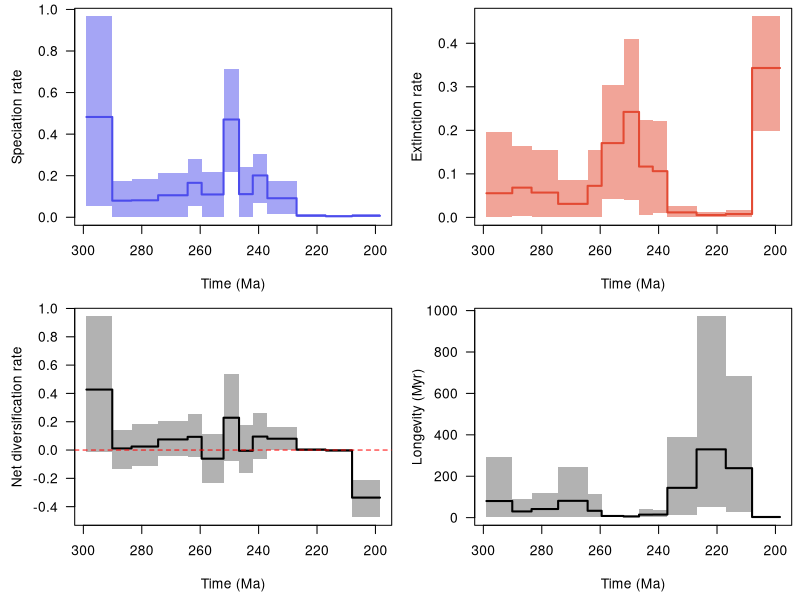

Recreate this plot in R.
pdf(file='C:/Users/SimoesLabAdmin/Documents/BDNN_Arielli/updated_occurrence_analyses/model_3/reptilia_terr/combined_10_RTT.pdf', width = 9, height = 6, useDingbats = FALSE)

layout(matrix(1:4, ncol = 2, nrow = 2, byrow = TRUE))
par(las = 1, mar = c(4.5, 4.5, 0.5, 0.5))
time_vec=c(298.9446716308594, 290.10001,290.1,283.50001,283.5,274.40000999999995,274.4,264.30001,264.3,259.50001,259.5,252.00001,252.0,246.70001,246.7,242.00001,242.0,237.00001,237.0,227.00001,227.0,217.00001,217.0,208.00001,208.0,198.45163536071777)
sp_mean=c(0.482595511330684, 0.482595511330684,0.07986836445663037,0.07986836445663037,0.08175990957294511,0.08175990957294511,0.1058701577915206,0.1058701577915206,0.1656594357787809,0.1656594357787809,0.10976040718030002,0.10976040718030002,0.47055730600286877,0.47055730600286877,0.11135050089580945,0.11135050089580945,0.2012457171492012,0.2012457171492012,0.09159761245986817,0.09159761245986817,0.0076764056623807595,0.0076764056623807595,0.0048784572669448465,0.0048784572669448465,0.007164077465193678,0.007164077465193678)
sp_lwr=c(0.05308398376117391, 0.05308398376117391,0.0006286678205033655,0.0006286678205033655,0.0007194023480688455,0.0007194023480688455,0.0007989224689239933,0.0007989224689239933,0.053520167193356775,0.053520167193356775,0.0027701189313299114,0.0027701189313299114,0.21604000890469474,0.21604000890469474,0.003633267504753085,0.003633267504753085,0.06985722378267203,0.06985722378267203,0.014289271403272909,0.014289271403272909,0.00035215163704514855,0.00035215163704514855,4.547588246083145e-05,4.547588246083145e-05,0.00010007663094367474,0.00010007663094367474)
sp_upr=c(0.9668219024841535, 0.9668219024841535,0.1726887041117354,0.1726887041117354,0.18592572464330248,0.18592572464330248,0.211106178610867,0.211106178610867,0.27817055301258625,0.27817055301258625,0.21701724432497577,0.21701724432497577,0.7111590382415265,0.7111590382415265,0.24354116871313905,0.24354116871313905,0.30468256034514823,0.30468256034514823,0.17518816953243269,0.17518816953243269,0.016936409578597107,0.016936409578597107,0.011385073316946675,0.011385073316946675,0.018119131019349033,0.018119131019349033)
ex_mean=c(0.05542009736554554, 0.05542009736554554,0.06836586938725996,0.06836586938725996,0.05698136988868606,0.05698136988868606,0.031019273932771076,0.031019273932771076,0.07247519483670171,0.07247519483670171,0.17065320816770949,0.17065320816770949,0.24234099543605508,0.24234099543605508,0.11669654832374363,0.11669654832374363,0.10615961746944337,0.10615961746944337,0.01145320870702222,0.01145320870702222,0.005338850995198697,0.005338850995198697,0.007622386522132142,0.007622386522132142,0.3431536854430869,0.3431536854430869)
ex_lwr=c(0.00028296192048245006, 0.00028296192048245006,0.0024502830260845817,0.0024502830260845817,0.000981516235305338,0.000981516235305338,0.0006558441704003563,0.0006558441704003563,0.0008607196528290643,0.0008607196528290643,0.04237573010495568,0.04237573010495568,0.0388107314313641,0.0388107314313641,0.0065269530614314,0.0065269530614314,0.010408868439771197,0.010408868439771197,0.0011446763606445959,0.0011446763606445959,0.0003643301564146924,0.0003643301564146924,0.00025698155711876246,0.00025698155711876246,0.1993843207434319,0.1993843207434319)
ex_upr=c(0.1962212418004974, 0.1962212418004974,0.1645648567675433,0.1645648567675433,0.1542574659578742,0.1542574659578742,0.08519722438867398,0.08519722438867398,0.1539518642021276,0.1539518642021276,0.3032455842972106,0.3032455842972106,0.4098225208218525,0.4098225208218525,0.2240915706216621,0.2240915706216621,0.22168431291776192,0.22168431291776192,0.0262094726191476,0.0262094726191476,0.01217143907264837,0.01217143907264837,0.017186308436752937,0.017186308436752937,0.46184921859102374,0.46184921859102374)
div_mean=c(0.4271754139651379, 0.4271754139651379,0.011502495069370273,0.011502495069370273,0.02477853968425917,0.02477853968425917,0.0748508838587497,0.0748508838587497,0.09318424094207933,0.09318424094207933,-0.06089280098740951,-0.06089280098740951,0.22821631056681288,0.22821631056681288,-0.005346047427934077,-0.005346047427934077,0.09508609967975803,0.09508609967975803,0.08014440375284597,0.08014440375284597,0.0023375546671820747,0.0023375546671820747,-0.002743929255187282,-0.002743929255187282,-0.33598960797789296,-0.33598960797789296)
div_lwr=c(-0.016598132192452514, -0.016598132192452514,-0.13504951684990918,-0.13504951684990918,-0.11527574915037832,-0.11527574915037832,-0.040417768016797403,-0.040417768016797403,-0.046418415777389886,-0.046418415777389886,-0.23342322934285084,-0.23342322934285084,-0.07755541973841243,-0.07755541973841243,-0.163435816452275,-0.163435816452275,-0.0652842782331477,-0.0652842782331477,0.00013476423376353533,0.00013476423376353533,-0.009784954476825224,-0.009784954476825224,-0.01611146014894619,-0.01611146014894619,-0.4748653726451557,-0.4748653726451557)
div_upr=c(0.9445005570417022, 0.9445005570417022,0.13953805146048648,0.13953805146048648,0.1820617076991115,0.1820617076991115,0.20254869142748028,0.20254869142748028,0.2537663051450498,0.2537663051450498,0.11020009846132087,0.11020009846132087,0.5402660180706731,0.5402660180706731,0.17762859344543785,0.17762859344543785,0.26238193791812164,0.26238193791812164,0.16568591644481917,0.16568591644481917,0.014376938913801535,0.014376938913801535,0.010055079293355494,0.010055079293355494,-0.2104741619562023,-0.2104741619562023)
long_mean=c(80.26149070823193, 80.26149070823193,30.005520187854767,30.005520187854767,41.569468978643414,41.569468978643414,81.10717222690582,81.10717222690582,33.01010938453674,33.01010938453674,7.98509472322464,7.98509472322464,5.4758205357789995,5.4758205357789995,14.540938394784927,14.540938394784927,14.859827634334565,14.859827634334565,143.89183522605896,143.89183522605896,329.6809981765747,329.6809981765747,238.92991486167907,238.92991486167907,3.0332294932603836,3.0332294932603836)
long_lwr=c(1.8076782226562502, 1.8076782226562502,4.134284973144531,4.134284973144531,3.9160354137420654,3.9160354137420654,4.6781816482543945,4.6781816482543945,4.342428684234619,4.342428684234619,2.5840706825256348,2.5840706825256348,1.8436456918716428,1.8436456918716428,3.329635620117188,3.329635620117188,2.7178502082824707,2.7178502082824707,14.955745697021484,14.955745697021484,50.82547378540039,50.82547378540039,27.104078292846683,27.104078292846683,1.9443258047103882,1.9443258047103882)
long_upr=c(292.3994140625, 292.3994140625,89.92839813232422,89.92839813232422,119.52362060546875,119.52362060546875,242.95928955078125,242.95928955078125,115.93014526367186,115.93014526367186,15.059949874877931,15.059949874877931,11.838601112365723,11.838601112365723,40.30812454223633,40.30812454223633,38.99632263183594,38.99632263183594,388.07492065429693,388.07492065429693,972.2434082031251,972.2434082031251,683.5724487304688,683.5724487304688,4.277731418609619,4.277731418609619)
xlim = c(298.9446716308594, 198.45163536071777)
ylim = c(4.547588246083145e-05, 0.9668219024841535)
not_NA = !is.na(sp_mean)
plot(time_vec[not_NA], sp_mean[not_NA], type = 'n', xlim = xlim, ylim = ylim, xlab = 'Time (Ma)', ylab = 'Speciation rate')
polygon(c(time_vec[not_NA], rev(time_vec[not_NA])), c(sp_lwr[not_NA], rev(sp_upr[not_NA])), col = adjustcolor('#4c4cec', alpha = 0.5), border = NA)
lines(time_vec[not_NA], sp_mean[not_NA], col = '#4c4cec', lwd = 2)
ylim = c(0.00025698155711876246, 0.46184921859102374)
not_NA = !is.na(ex_mean)
plot(time_vec[not_NA], ex_mean[not_NA], type = 'n', xlim = xlim, ylim = ylim, xlab = 'Time (Ma)', ylab = 'Extinction rate')
polygon(c(time_vec[not_NA], rev(time_vec[not_NA])), c(ex_lwr[not_NA], rev(ex_upr[not_NA])), col = adjustcolor('#e34a33', alpha = 0.5), border = NA)
lines(time_vec[not_NA], ex_mean[not_NA], col = '#e34a33', lwd = 2)
ylim = c(-0.4748653726451557, 0.9445005570417022)
not_NA = !is.na(div_mean)
plot(time_vec[not_NA], div_mean[not_NA], type = 'n', xlim = xlim, ylim = ylim, xlab = 'Time (Ma)', ylab = 'Net diversification rate')
polygon(c(time_vec[not_NA], rev(time_vec[not_NA])), c(div_lwr[not_NA], rev(div_upr[not_NA])), col = adjustcolor('black', alpha = 0.3), border = NA)
lines(time_vec[not_NA], div_mean[not_NA], col = 'black', lwd = 2)
abline(h = 0, col = 'red', lty = 2)
ylim = c(1.8076782226562502, 972.2434082031251)
not_NA = !is.na(long_mean)
plot(time_vec[not_NA], long_mean[not_NA], type = 'n', xlim = xlim, ylim = ylim, xlab = 'Time (Ma)', ylab = 'Longevity (Myr)')
polygon(c(time_vec[not_NA], rev(time_vec[not_NA])), c(long_lwr[not_NA], rev(long_upr[not_NA])), col = adjustcolor('black', alpha = 0.3), border = NA)
lines(time_vec[not_NA], long_mean[not_NA], col = 'black', lwd = 2)
dev.off()
